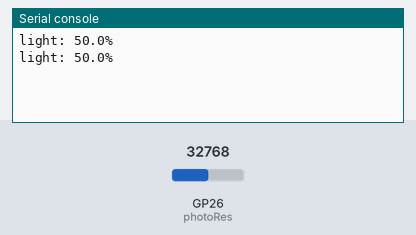
Recording of a program running on a simulated Raspberry Pi Pico running MicroPython. Parts: the last lines printed to the serial console. The test bench sets the inputs (shaded band); at power-on: GP26 (photoRes) = 32768 (analog values on the 0–65535 scale).

Above: at 1.2 s.
1.3 s: GP26 (photoRes) set to 45874
At 2.5 s:
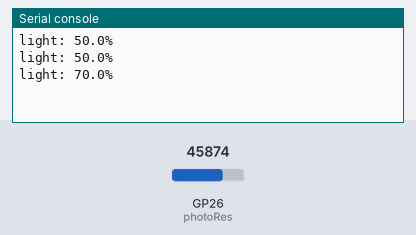
2.8 s: GP26 (photoRes) set to 57670
At 3.8 s:
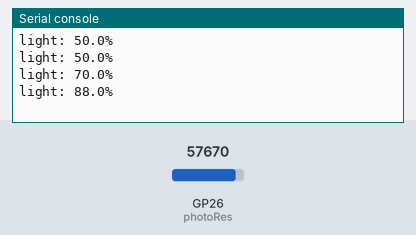
Timing chart, 0 to 5.8 s (numbered marks = the images above; inputs shaded):
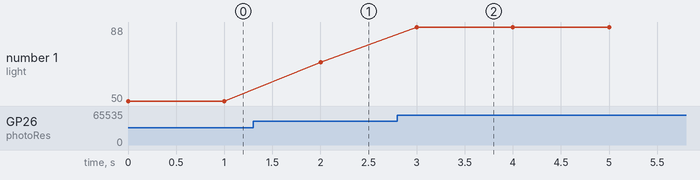

The program:

main.py
```python
#Orona Espinosa Emmanuel Alejandro 19210533


from machine import ADC, Pin
from time import sleep

photoPIN = 26

def readLight(photoGP):
    photoRes = ADC(Pin(26))
    light = photoRes.read_u16()
    light = round(light/65535*100,2)
    return light

while True:
    print("light: " + str(readLight(photoPIN)) +"%")
    sleep(1) # set a delay between readings
```

Measured:
- after the input at 1.3 s, the serial console: prints a new line after 0.70 s (image 1)
- after the input at 2.8 s, the serial console: prints a new line after 0.20 s (image 2)
- plotted number 1: 50 → 70 after the input at 1.3 s, 70 → 88 after the input at 2.8 s
